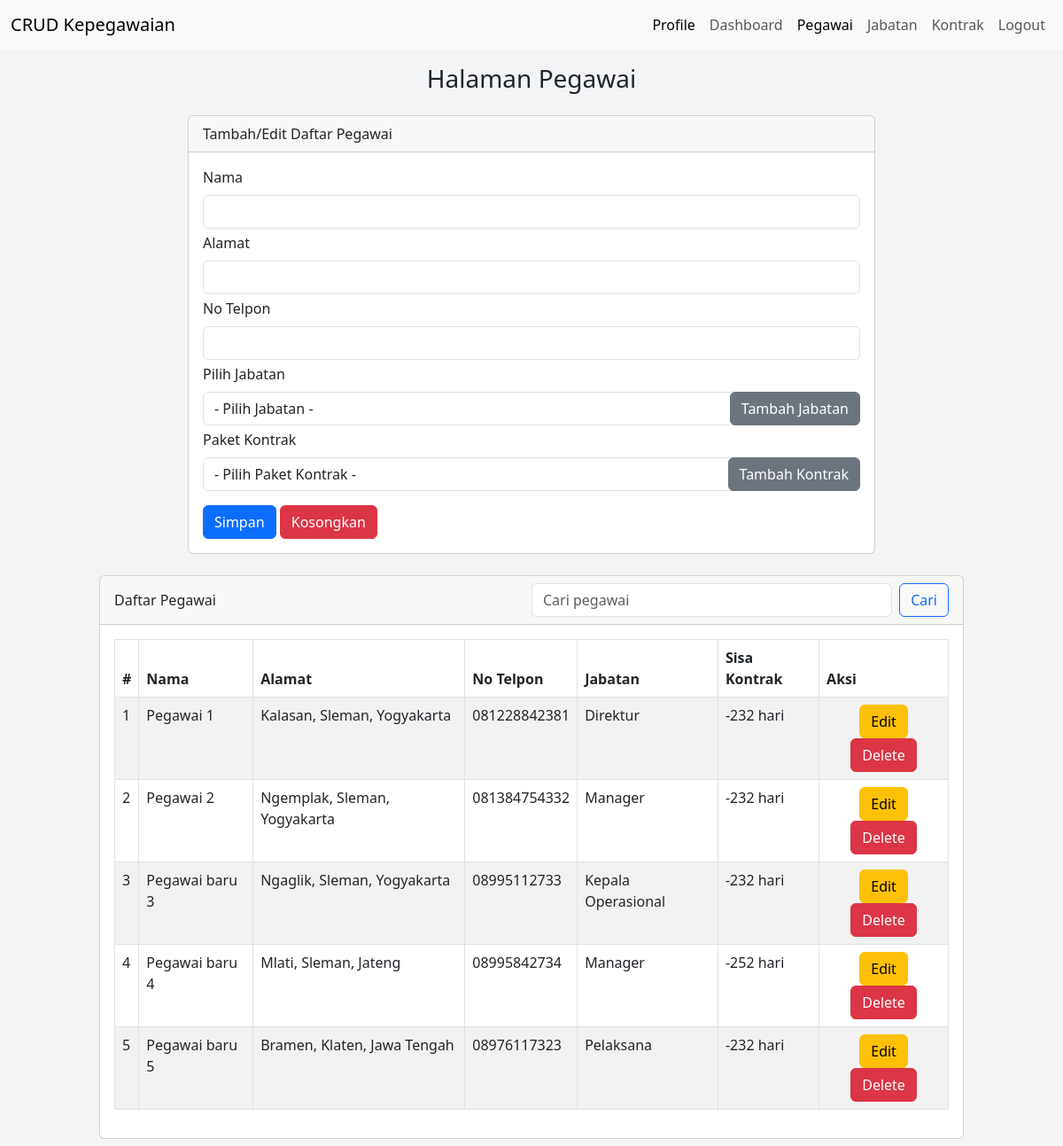
Before: / with the older database file.
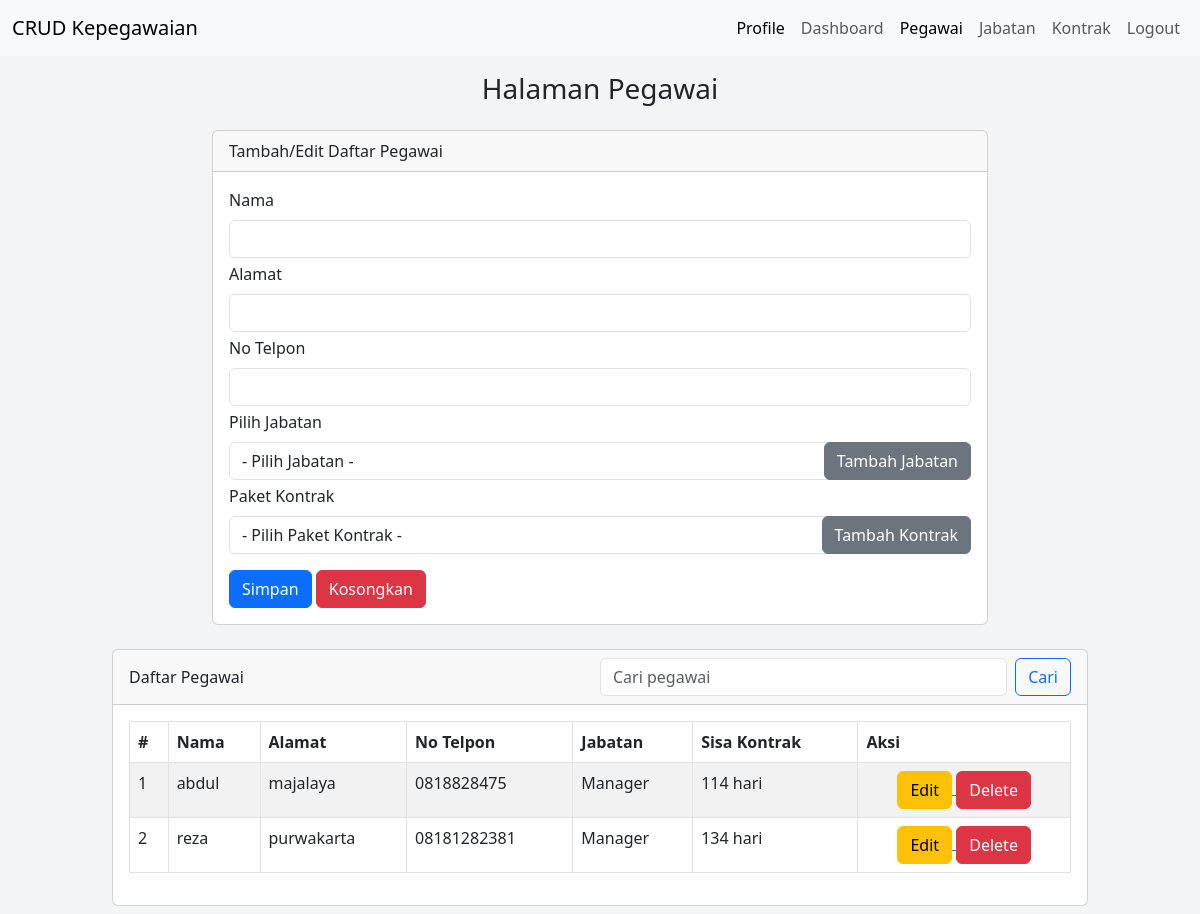
After: the same page with the newer database file.
### tables this page shows
CREATE TABLE `pegawai` (
  `id_pegawai` int(11) NOT NULL,
  `nama` varchar(50) NOT NULL,
  `alamat` varchar(100) NOT NULL,
  `no_telpon` varchar(14) NOT NULL,
  `id_jabatan` int(11) NOT NULL,
  `id_kontrak` int(11) NOT NULL
);

CREATE TABLE `jabatan` (
  `id_jabatan` int(11) NOT NULL,
  `nama_jabatan` varchar(50) NOT NULL,
  `deskripsi` varchar(100) NOT NULL,
  `gaji` bigint(8) NOT NULL
);

CREATE TABLE `kontrak` (
  `id_kontrak` int(11) NOT NULL,
  `nama_kontrak` varchar(50) NOT NULL,
  `tgl_mulai` date NOT NULL,
  `durasi` int(11) NOT NULL
);

### index.php (the view, shortened to what this page needs)
<?php
include "inc/koneksi.php";
?>
<!DOCTYPE html>
<html lang="en">
<head>
    <link rel="stylesheet" href="inc/style.css">
    <link href="https://cdn.jsdelivr.net/npm/bootstrap@5.3.0/dist/css/bootstrap.min.css" rel="stylesheet"
>
</head>
<body class="overflow-x-hidden">
    <section class="min-vh-100" style="background-color: #f3f4f5;">
        <?php include "inc/navbar.php"; ?>
        <div class="mt-3">
            <h3 class="row justify-content-center">Halaman Pegawai</h3>
        </div>
        <div class="mx-auto row justify-content-center">
            <div class="col-md-8">
                <div class="card mt-3 mb-2">
                    <div class="card-header">
                        Tambah/Edit Daftar Pegawai
                    </div>
                    <div class="card-body">
                        <form action="" method="post">
                            <div class="mb-1">
                                <label for="tb_nama" class="form-label">Nama</label>
                                <input type="text" name="tb_nama" value="<?= @$var_nama ?>" class="form-control">
                            </div>
                            <div class="mb-1">
                                <label for="tb_alamat" class="form-label">Alamat</label>
                                <input type="text" name="tb_alamat" value="<?= @$var_alamat ?>" class="form-control">
                            </div>
                            <div class="mb-1">
                                <label for="tb_notelpon" class="form-label">No Telpon</label>
                                <input type="text" name="tb_notelpon" value="<?= @$var_notelpon ?>"
                                    class="form-control">
                            </div>
                            <label for="select_jabatan" class="form-label">Pilih Jabatan</label>
                            <br\>
                                <div class="mb-1 select-wrapper">
                                    <select name="select_jabatan" value="<?= @$var_jabatan ?>" class="form-control">
                                        <?php
                                        $query = "SELECT id_jabatan, nama_jabatan FROM jabatan";
                                        $hasil = mysqli_query($conn, $query);
                                        if (isset($_GET['hal']) && $_GET['hal'] === 'edit' && isset($_GET['id'])) {
                                            $id_pegawai = $_GET['id'];
                                            $query_pegawai = "SELECT id_jabatan FROM pegawai WHERE id_pegawai = $id_pegawai";
                                            $result_pegawai = mysqli_query($conn, $query_pegawai);
                                            $data_pegawai = mysqli_fetch_assoc($result_pegawai);
                                            $selected_jabatan = $data_pegawai['id_jabatan'];
                                            while ($data = mysqli_fetch_assoc($hasil)) {
                                                if ($data['id_jabatan'] == $selected_jabatan) {
                                                    echo "<option value='" . $data['id_jabatan'] . "' selected>" . $data['nama_jabatan'] . "</option>";
                                                } else {
                                                    echo "<option value='" . $data['id_jabatan'] . "'>" . $data['nama_jabatan'] . "</option>";
                                                }
                                            }
                                        } else {
                                            echo "<option value='' disabled selected>- Pilih Jabatan -</option>";
                                        }
                                        ?>
                                    </select>
                                    <a href="jabatan.php" class="btn btn-secondary">Tambah Jabatan</a>
                                </div>
                                <label for="select_kontrak" class="form-label">Paket Kontrak</label> <br />
                                <div class="mb-3 select-wrapper">
                                    <select name="select_kontrak" value="<?= @$var_kontrak ?>" class="form-control">
                                        <?php
                                        $query = "SELECT * FROM kontrak";
                                        $hasil = mysqli_query($conn, $query);
                                        if (isset($_GET['hal']) && $_GET['hal'] === 'edit' && isset($_GET['id'])) {
                                            $id_pegawai = $_GET['id'];
                                            $query_pegawai = "SELECT id_kontrak FROM pegawai WHERE id_pegawai = $id_pegawai";
                                            $result_pegawai = mysqli_query($conn, $query_pegawai);
                                            $data_pegawai = mysqli_fetch_assoc($result_pegawai);
                                            $selected_kontrak = $data_pegawai['id_kontrak'];
                                            while ($data = mysqli_fetch_assoc($hasil)) {
                                                if ($data['id_kontrak'] == $selected_kontrak) {
                                                    echo "<option value='" . $data['id_kontrak'] . "' selected>" . $data['tgl_mulai'] . "</option>";
                                                } else {
                                                    echo "<option value='" . $data['id_kontrak'] . "'>" . $data['tgl_mulai'] . "</option>";
                                                }
                                            }
                                        } else {
                                            echo "<option value='' disabled selected>- Pilih Paket Kontrak -</option>";
                                        }
                                        ?>
                                    </select>
                                    <a href="kontrak.php" class="btn btn-secondary">Tambah Kontrak</a>
                                </div>
                                <div>
                                    <button type="submit" class="btn btn-primary" name="btn_simpan">Simpan</button>
                                    <button type="reset" class="btn btn-danger" name="btn_reset">Kosongkan</button>
                                </div>
                        </form>
                    </div>
                </div>
            </div>
        </div>
        <div class="mx-auto row justify-content-center">
            <div class="col-md-10">
                <div class="card mt-3 mb-2">
                    <div class="card-header d-flex justify-content-between align-items-center">
                        <span>Daftar Pegawai</span>
                        <div class="col-md-6">
                            <form action="index.php" method="GET" class="d-flex">
                                <input class="form-control me-2" type="search" placeholder="Cari pegawai"
                                    aria-label="Search" name="search"
                                    value="<?php echo isset($_GET['search']) ? $_GET['search'] : '' ?>">
                                <button class="btn btn-outline-primary" type="submit">Cari</button>
                            </form>
                        </div>
                    </div>
                    <div class="card-body overflow-x-auto">
                        <table class="table table-bordered table-striped">
                            <thead>
                                <tr>
                                    <th>#</th>
                                    <th>Nama</th>
                                    <th>Alamat</th>
                                    <th>No Telpon</th>
                                    <th>Jabatan</th>
                                    <th>Sisa Kontrak</th>
                                    <th>Aksi</th>
                                </tr>
                            </thead>
                            <tbody>
                                <?php
                                $no = 1;
                                $whereClause = '';
                                $result = mysqli_query($conn, "SELECT * FROM pegawai
                                INNER JOIN jabatan ON pegawai.id_jabatan = jabatan.id_jabatan
                                INNER JOIN kontrak ON pegawai.id_kontrak = kontrak.id_kontrak" . $whereClause);
                                while ($data = mysqli_fetch_array($result)):
                                    ?>
                                    <tr>
                                        <td>
                                            <?= $no++; ?>
                                        </td>
                                        <td>
                                            <?= $data['nama'] ?>
                                        </td>
                                        <td>
                                            <?= $data['alamat'] ?>
                                        </td>
                                        <td>
                                            <?= $data['no_telpon'] ?>
                                        </td>
                                        <td>
                                            <?= $data['nama_jabatan'] ?>
                                        </td>
                                        <td>
                                            <?php
                                            $tgl_mulai = $data['tgl_mulai'];
                                            $durasi = $data['durasi'];
                                            $tgl_berakhir = date('Y-m-d', strtotime($tgl_mulai . ' + ' . $durasi . ' days'));
                                            $tgl_sekarang = date('Y-m-d');
                                            $sisa_hari = floor((strtotime($tgl_berakhir) - strtotime($tgl_sekarang)) / (60 * 60 * 24));
                                            echo $sisa_hari . " hari";
                                            ?>
                                        </td>
                                        <td class="text-center">
                                            <a href="index.php?hal=edit&id=<?= $data['id_pegawai'] ?>">
                                                <button type="button" class="btn btn-warning">Edit</button>
                                            </a>
                                            <a href="index.php?hal=delete&id=<?= $data['id_pegawai'] ?>">
                                                <button type="button" class="btn btn-danger">Delete</button>
                                            </a>
                                        </td>
                                    </tr>
                                <?php endwhile;             ?>
                            </tbody>
                        </table>
                    </div>
                </div>
            </div>
        </div>
    </section>
</body>
</html>

### inc/navbar.php (shortened to what this page needs)
<nav class="navbar navbar-expand-lg bg-body-tertiary">
  <div class="container-fluid">
    <a class="navbar-brand" href="index.php">CRUD Kepegawaian</a>
    <div class="collapse navbar-collapse" id="navbarTogglerDemo01">
      <div class="navbar-nav ms-auto">
        <ul class="navbar-nav me-auto mb-2 mb-lg-0">
          <li class="nav-item">
            <a class="nav-link active" href="profile.php">Profile</a>
          </li>
          <li class="nav-item">
            <a class="nav-link" aria-current="page" href="dashboard.php">Dashboard</a>
          </li>
          <li class="nav-item">
            <a class="nav-link active" href="index.php">Pegawai</a>
          </li>
          <li class="nav-item">
            <a class="nav-link" aria-current="page" href="jabatan.php">Jabatan</a>
          </li>
          <li class="nav-item">
            <a class="nav-link" aria-current="page" href="kontrak.php">Kontrak</a>
          </li>
          <li class="nav-item">
            <a class="nav-link" aria-current="page" href="logout.php">Logout</a>
          </li>
        </ul>
      </div>
    </div>
  </div>
</nav>

### inc/style.css (style rules this page uses)
.select-wrapper { position: relative; display: inline-block; width: 100%; }
.select-wrapper .btn { position: absolute; top: 0; right: 0; height: 100%; }

Changed rows visible on the page:
removed pegawai: nama "Pegawai 1", alamat "Kalasan, Sleman, Yogyakarta", no_telpon "081228842381", id_jabatan.nama_jabatan "Direktur", id_kontrak.durasi "-232"
removed pegawai: nama "Pegawai 2", alamat "Ngemplak, Sleman, Yogyakarta", no_telpon "081384754332", id_jabatan.nama_jabatan "Manager", id_kontrak.durasi "-232"
removed pegawai: nama "Pegawai baru 3", alamat "Ngaglik, Sleman, Yogyakarta", no_telpon "08995112733", id_jabatan.nama_jabatan "Kepala Operasional", id_kontrak.durasi "-232"
removed pegawai: nama "Pegawai baru 4", alamat "Mlati, Sleman, Jateng", no_telpon "08995842734", id_jabatan.nama_jabatan "Manager", id_kontrak.durasi "-252"
removed pegawai: nama "Pegawai baru 5", alamat "Bramen, Klaten, Jawa Tengah", no_telpon "08976117323", id_jabatan.nama_jabatan "Pelaksana", id_kontrak.durasi "-232"
added pegawai: nama "abdul", alamat "majalaya", no_telpon "0818828475", id_jabatan.nama_jabatan "Manager", id_kontrak.durasi "114"
added pegawai: nama "reza", alamat "purwakarta", no_telpon "08181282381", id_jabatan.nama_jabatan "Manager", id_kontrak.durasi "134"
